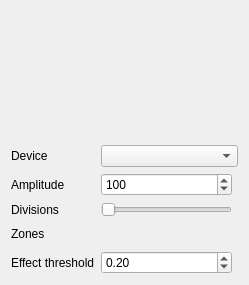
<?xml version="1.0" encoding="UTF-8"?>
<ui version="4.0">
 <class>AudioParty</class>
 <widget class="QWidget" name="AudioParty">
  <property name="geometry">
   <rect>
    <x>0</x>
    <y>0</y>
    <width>249</width>
    <height>285</height>
   </rect>
  </property>
  <property name="windowTitle">
   <string>Form</string>
  </property>
  <layout class="QGridLayout" name="gridLayout">
   <item row="1" column="1">
    <widget class="QLabel" name="label_4">
     <property name="text">
      <string>Device</string>
     </property>
    </widget>
   </item>
   <item row="2" column="1">
    <widget class="QLabel" name="label">
     <property name="text">
      <string>Amplitude</string>
     </property>
    </widget>
   </item>
   <item row="3" column="1">
    <widget class="QLabel" name="label_2">
     <property name="text">
      <string>Divisions</string>
     </property>
    </widget>
   </item>
   <item row="4" column="2">
    <layout class="QGridLayout" name="zones_layout"/>
   </item>
   <item row="0" column="1" colspan="3">
    <widget class="QLabel" name="preview">
     <property name="minimumSize">
      <size>
       <width>0</width>
       <height>128</height>
      </size>
     </property>
     <property name="text">
      <string/>
     </property>
    </widget>
   </item>
   <item row="1" column="2" colspan="2">
    <widget class="QComboBox" name="devices">
     <property name="sizePolicy">
      <sizepolicy hsizetype="Ignored" vsizetype="Fixed">
       <horstretch>0</horstretch>
       <verstretch>0</verstretch>
      </sizepolicy>
     </property>
    </widget>
   </item>
   <item row="7" column="1">
    <widget class="QLabel" name="label_3">
     <property name="text">
      <string>Effect threshold</string>
     </property>
    </widget>
   </item>
   <item row="4" column="1">
    <widget class="QLabel" name="label_5">
     <property name="text">
      <string>Zones</string>
     </property>
    </widget>
   </item>
   <item row="3" column="2">
    <widget class="QTooltipedSlider" name="divisions">
     <property name="minimum">
      <number>2</number>
     </property>
     <property name="maximum">
      <number>16</number>
     </property>
     <property name="singleStep">
      <number>2</number>
     </property>
     <property name="orientation">
      <enum>Qt::Horizontal</enum>
     </property>
    </widget>
   </item>
   <item row="2" column="2">
    <widget class="QSpinBox" name="amplitude">
     <property name="maximum">
      <number>10000000</number>
     </property>
     <property name="value">
      <number>100</number>
     </property>
    </widget>
   </item>
   <item row="7" column="2">
    <widget class="QDoubleSpinBox" name="effect_threshold">
     <property name="singleStep">
      <double>0.010000000000000</double>
     </property>
     <property name="value">
      <double>0.200000000000000</double>
     </property>
    </widget>
   </item>
  </layout>
 </widget>
 <customwidgets>
  <customwidget>
   <class>QTooltipedSlider</class>
   <extends>QSlider</extends>
   <header location="global">QTooltipedSlider.h</header>
  </customwidget>
 </customwidgets>
 <resources/>
 <connections/>
</ui>
